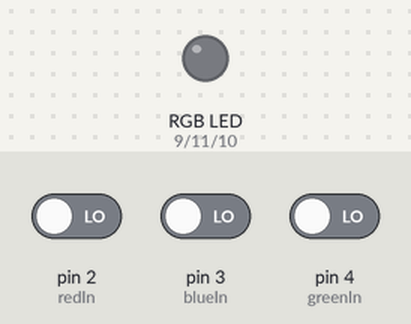
Simulated run of this sketch. Board: Arduino Uno, built with avr-gcc and run on an emulated ATmega328P. Parts: an RGB LED mixed from three pins (HIGH = lit). Inputs (shaded band) come from the test bench; at power-on: pin 2 (redIn) LOW, pin 3 (blueIn) LOW, pin 4 (greenIn) LOW. Dim RGB values are drawn brighter than linear.

Above: at 1.2 s.
1.3 s: pin 2 (redIn) driven HIGH
At 1.55 s:
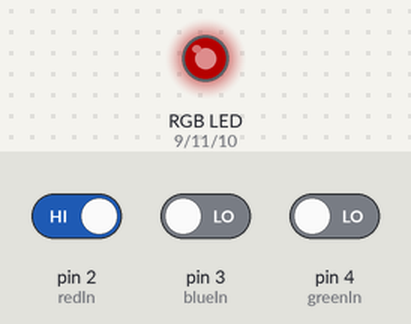
4.3 s: pin 3 (blueIn) driven HIGH
At 4.45 s:
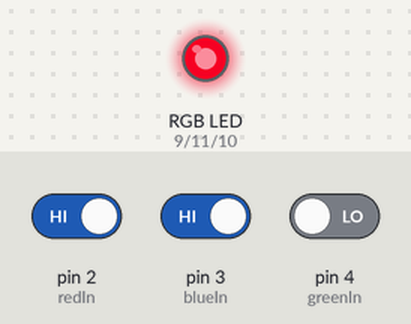
7.3 s: pin 4 (greenIn) driven HIGH
At 7.45 s:
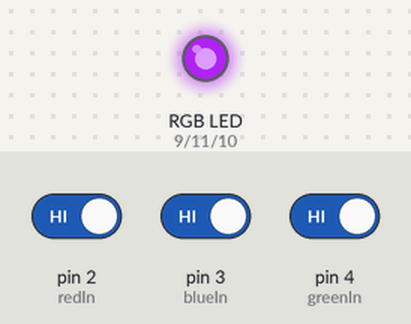
10.3 s: pin 2 (redIn) driven LOW
At 10.45 s:
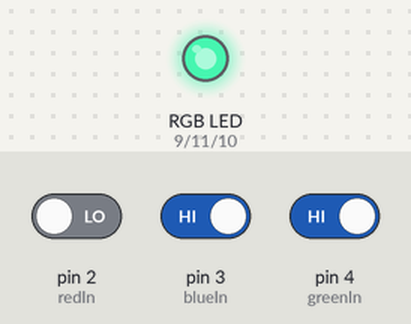
13.3 s: pin 3 (blueIn) driven LOW
At 13.45 s:
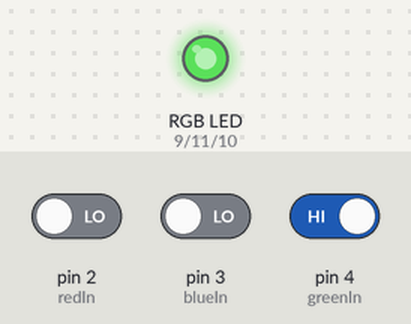
16.3 s: pin 2 (redIn) driven HIGH
At 16.45 s:
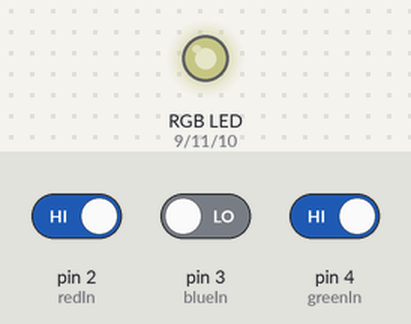
Timing chart, 0 to 20.3 s (numbered marks = the images above; inputs shaded):
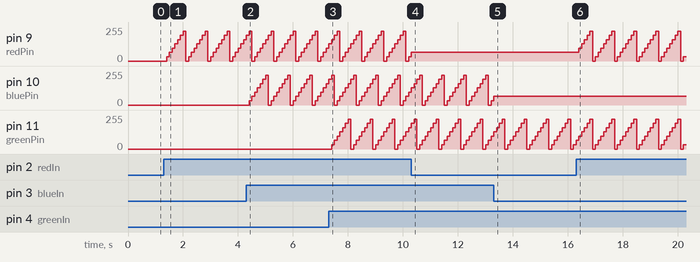

The sketch:

color-mixing2.ino
```cpp
const int redIn = 2;
const int blueIn = 3;
const int greenIn = 4;

const int redPin = 9;
const int bluePin = 10;
const int greenPin = 11;

int pressedRed = 0;
int pressedBlue = 0;
int pressedGreen = 0;

void setup() {
  Serial.begin(9600);

  pinMode(redIn, INPUT);
  pinMode(blueIn, INPUT);
  pinMode(greenIn, INPUT);

  pinMode(redPin, OUTPUT);
  pinMode(bluePin, OUTPUT);
  pinMode(greenPin, OUTPUT);
}

void loop() {

  if (digitalRead(redIn)) {
    pressedRed = pressedRed + 32;
    if (pressedRed > 255) {
      pressedRed = 0;
    }
  }

  if (digitalRead(blueIn)) {
    pressedBlue = pressedBlue + 32;
    if (pressedBlue > 255) {
      pressedBlue = 0;
    }
  }

  if (digitalRead(greenIn)) {
    pressedGreen = pressedGreen + 32;
    if (pressedGreen > 255) {
      pressedGreen = 0;
    }
  }

  delay(100);

  analogWrite(redPin, pressedRed);
  analogWrite(bluePin, pressedBlue);
  analogWrite(greenPin, pressedGreen);
}
```

Measured:
- after the input at 1.3 s, pin 9 (redPin): 0/255 → 32/255 after 0.10 s, then repeats every 0.80 s: 64/255 0.10 s, 96/255 0.10 s, 128/255 0.10 s, 160/255 0.10 s, 192/255 0.10 s, 224/255 0.10 s, 0/255 0.10 s, 32/255 0.10 s
- after the input at 4.3 s, pin 10 (bluePin): 0/255 → 32/255 after 0.10 s, then repeats every 0.80 s: 64/255 0.10 s, 96/255 0.10 s, 128/255 0.10 s, 160/255 0.10 s, 192/255 0.10 s, 224/255 0.10 s, 0/255 0.10 s, 32/255 0.10 s
- after the input at 7.3 s, pin 11 (greenPin): 0/255 → 32/255 after 0.10 s, then repeats every 0.80 s: 64/255 0.10 s, 96/255 0.10 s, 128/255 0.10 s, 160/255 0.10 s, 192/255 0.10 s, 224/255 0.10 s, 0/255 0.10 s, 32/255 0.10 s
- after the input at 10.3 s, pin 9 (redPin): goes on until 10.3 s, then stays 64/255
- after the input at 13.3 s, pin 10 (bluePin): goes on until 13.3 s, then stays 64/255
- after the input at 16.3 s, pin 9 (redPin): 64/255 → 96/255 after 0.11 s, then repeats every 0.80 s: 128/255 0.10 s, 160/255 0.10 s, 192/255 0.10 s, 224/255 0.10 s, 0/255 0.10 s, 32/255 0.10 s, 64/255 0.10 s, 96/255 0.10 s
